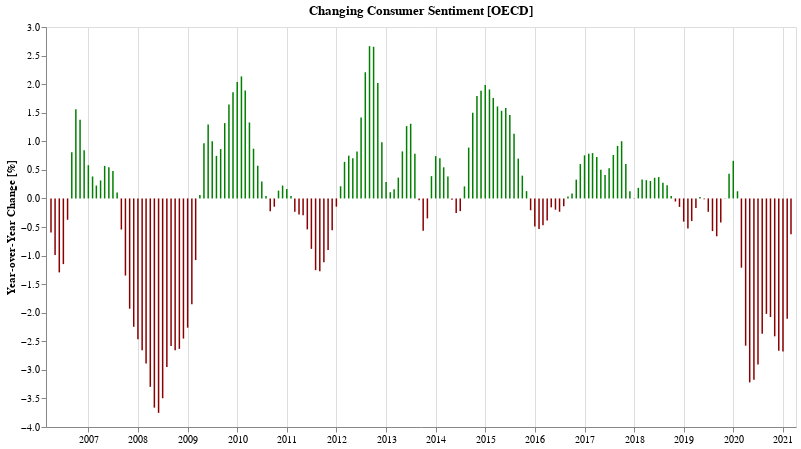

Source (notebook cell):
### Markdown cell above
## Has consumer sentiment gotten better or worse compared to the same time last year?

### Code cell
cUsaYoy = cUsaSubset.set_index('TIME')['Value'].pct_change(12).apply(lambda v: v * 100).reset_index()
bUsaYoy = bUsaSubset.set_index('TIME')['Value'].pct_change(12).apply(lambda v: v * 100).reset_index()

def yoyChartFor(df, label, color='navy'):
    return alt.Chart(df.dropna()[-180:]).mark_bar(width=1.5, color=f'{color}').transform_calculate(
        label=f"'{label}'",
        change_in_percent="format(datum.Value, ',.2f')",
    ).encode(
        alt.X('TIME:T', axis=alt.Axis(title='')),
        alt.Y('Value:Q', axis=alt.Axis(title='Year-over-Year Change [%]', grid=False)),
        #alt.Opacity('label:O', legend=alt.Legend(title="")),
        color=alt.condition("datum['Value'] < 0",
            alt.value('darkred'),
            alt.value(color)
        ),
        tooltip=[alt.Tooltip('TIME:T', title='Date', format='%b %Y'), alt.Tooltip('label:O'), alt.Tooltip('change_in_percent:O')]
    ).properties(
        title=f"Changing {label} Sentiment [OECD]",
        width=750,
        height=400
    )

cYoy = yoyChartFor(cUsaYoy, 'Consumer', 'green')
cYoy.display()

### Figure 1 — Vega-Lite specification as saved in the notebook (floating-point values rounded to 4 significant figures; data arrays with more than 128 entries replaced by an {"elided": "..."} marker saying what was removed)
{"config": {"view": {"continuousWidth": 400, "continuousHeight": 300}}, "data": {"name": "data-657d6d9c78022395d1f9ce4ac5fba5c8"}, "mark": {"type": "bar", "color": "green", "width": 1.5}, "encoding": {"color": {"condition": {"value": "darkred", "test": "datum['Value'] < 0"}, "value": "green"}, "tooltip": [{"type": "temporal", "field": "TIME", "format": "%b %Y", "title": "Date"}, {"type": "ordinal", "field": "label"}, {"type": "ordinal", "field": "change_in_percent"}], "x": {"type": "temporal", "axis": {"title": ""}, "field": "TIME"}, "y": {"type": "quantitative", "axis": {"grid": false, "title": "Year-over-Year Change [%]"}, "field": "Value"}}, "height": 400, "title": "Changing Consumer Sentiment [OECD]", "transform": [{"calculate": "'Consumer'", "as": "label"}, {"calculate": "format(datum.Value, ',.2f')", "as": "change_in_percent"}], "width": 750, "$schema": "https://vega.github.io/schema/vega-lite/v4.8.1.json", "datasets": {"data-657d6d9c78022395d1f9ce4ac5fba5c8": {"elided": "180 records"}}}
